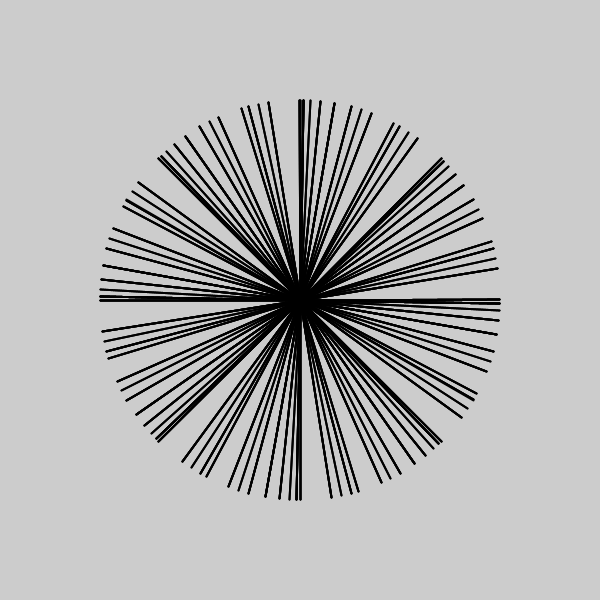
Frame 1 (no input)
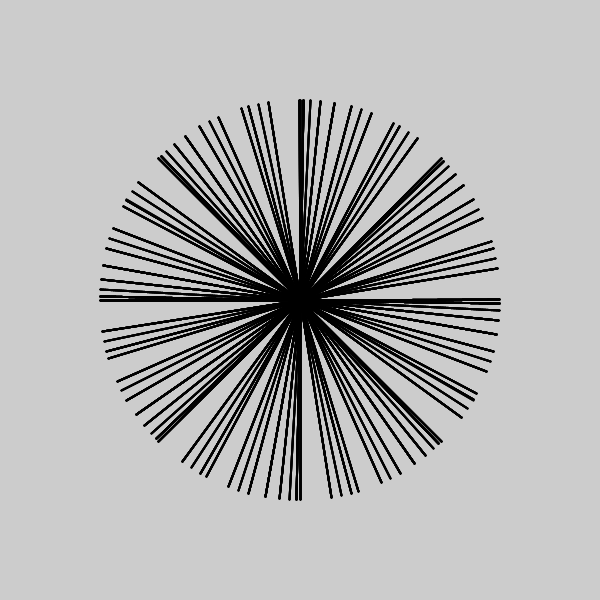
Frame 2 (the mouse pressed at the canvas centre, redrawn once)

The Processing sketch that drew these frames (run headless with seeded random() and noise(); the mouse was pressed at the canvas centre and the sketch redrawn once):

// Processing sketch: rotateLines
// ── rotateLines.pde
/**
 * Rotate lines. 
 *  
 */
 
static final int linecount = 359;

void setup() {
  size(600,600);
  background(204);
  noLoop();
}

void draw() {
   // set the point of origin to the center of the window
   translate(width/2, height/2);
   for(int i=0; i<linecount; i++) {
     //variable to hld the line length
     int linelength = -200;
     //int linelength = int(random(-200, -100));
     //stroke the line with a color
     stroke(0);
     //stroke(random(255),random(255),random(255));
     // change the stroke weight (default is 1)
     strokeWeight(2);
     //strokeWeight(random(1, 10));
     // draw the line
     line(0, 0, 0, linelength);
     // rotate the line
     rotate(radians(i));
   }
}
/*
Now practice with different shape primitives (ellipse, rect, etc)
and use data from the interent to change the size, rotation, color, etc
*/
